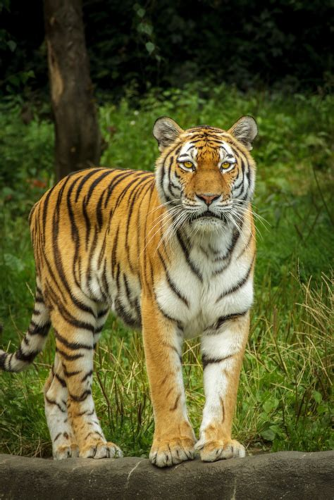
#> input picture tiger.png, 334 x 500 px
$ python al.py
#> lines starting #> are read from the running program, lines starting #| are printed output that depends on the picture
import alg
import numpy as np
import matplotlib.image as img

file=input("ENTER FILE NAME:")
#> the answer given: tiger.png
a = img.imread(file)
#> a is the input picture: shape (500, 334, 3) float32; mean R, G, B 0.356, 0.35, 0.183
b = a.transpose(2,0,1)
c0= b[0,:,:].astype(float)
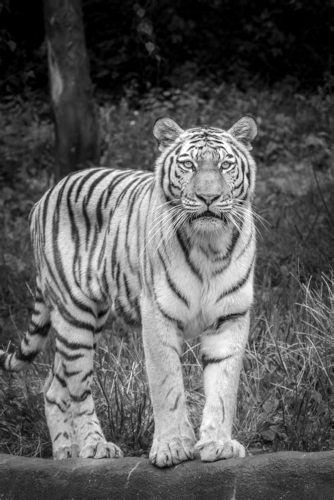
#> c0: shape (500, 334) float64; min 0, max 1, mean 0.356
c1= b[1,:,:].astype(float)
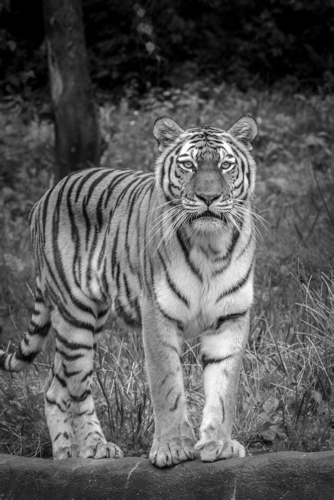
#> c1: shape (500, 334) float64; min 0, max 1, mean 0.35
c2= b[2,:,:].astype(float)
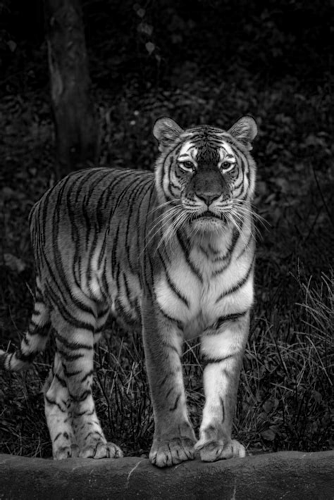
#> c2: shape (500, 334) float64; min 0, max 1, mean 0.183

ants = int(input("Number of Ants:     "))
#> the answer given: 3
interation = int(input("Interation:    "))
#> the answer given: 3
neighbour = int(input("Neighbour( between 1 to 8):        "))
#> the answer given: 1
sensitivity = float(input("Sensitivity( between 0 to 1):        "))
#> the answer given: 1

sh = c0.shape
#> sh = (500, 334)

#> (the run stopped early here; a loop or call above may not have finished)
